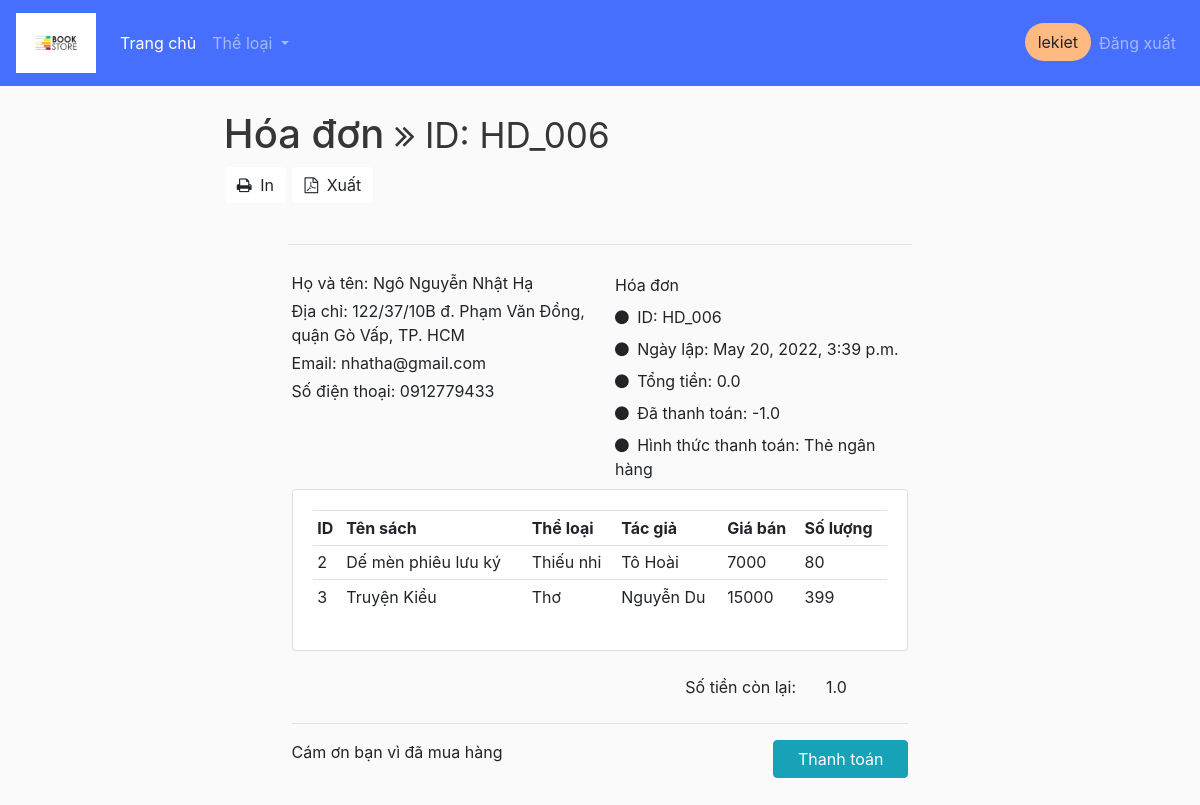
Page /review_invoice/HD_006/ (signed in) on the committed database.
### book/models.py (models this page shows, shortened)
class HoaDon(models.Model):
    class Meta:
        verbose_name_plural = 'Hóa đơn'
    pttt = (
            ('Thẻ ngân hàng', 'Thẻ ngân hàng'),
            ('Tiền mặt', 'Tiền mặt'),
            )
    id_HD = models.CharField('Mã hóa đơn', max_length=100, primary_key=True, default= 'HD_', editable=True)
    ngay_lap_HD = models.DateTimeField(null=True)
    tong_tien = models.FloatField(null=True, default=0, editable=True)
    nguoi_lap_HD = models.ForeignKey(Person, verbose_name='Nhân viên', null=True, blank=True, related_name="nhan_vien", on_delete=models.PROTECT)
    khach_hang = models.ForeignKey(Person, verbose_name='Khách hàng', null=True, blank=True, related_name="khach_hang", on_delete=models.PROTECT)
    phuong_thuc_thanh_toan = models.CharField('Phương thức thanh toán', max_length=100, null=False, choices=pttt)
    da_tra = models.FloatField(null=True, default=0, editable=True)

class Person(models.Model):
    class Meta:
        verbose_name_plural = 'Thành viên'
    id = models.CharField(max_length=100, primary_key=True, editable=True)
    ho_ten = models.CharField('Họ tên', max_length=100, null=True)
    ngay_sinh = models.DateField('Ngày sinh', null=True, editable=True)
    so_dien_thoai = models.CharField('Số điện thoại', max_length=13, null=True)
    dia_chi = models.CharField('Địa chỉ', max_length=1000, null=True)
    email = models.CharField('Email', max_length=50, null=True)
    profile_pic = models.ImageField(default="profile1.png", null=True, blank=True)
    user = models.OneToOneField(User, blank=True, null=True, on_delete=models.CASCADE) # a user can have 1 customer, a customer have a user
    @property
    def get_group_name(self):
        query_set = Group.objects.filter(user = self.user)
        if not query_set:
            query_set = ''
        else:
            query_set = query_set[0].name.capitalize()
        return query_set

class ChiTietHoaDon(models.Model): # 1 lần nhập 1 sách
    hoa_don = models.ForeignKey(HoaDon, verbose_name='Hóa đơn', on_delete=models.PROTECT)
    sach = models.ForeignKey(Sach, verbose_name='Sản phẩm', on_delete=models.PROTECT)
    so_luong = models.PositiveIntegerField(null=True, default=0, editable=True)
    class Meta:
        verbose_name_plural = 'Chi tiết hóa đơn'

class Sach(models.Model):
    ten_sach = models.CharField(max_length=100, null=True)
    ngay_nhap = models.DateField(null=True,default=timezone.now)
    so_luong = models.PositiveIntegerField(null=True)
    the_loai = models.CharField(max_length=100, null=True)
    tac_gia = models.CharField(max_length=100, null=True)
    don_gia = models.PositiveBigIntegerField(null=True)
    gia_ban = models.PositiveBigIntegerField(null=True)
    nha_xuat_ban = models.CharField(max_length=100, null=True)
    nam_xuat_ban = models.PositiveIntegerField(null=True)
    nguoi_nhap = models.ForeignKey(Person, null=True, on_delete=models.PROTECT)
    anh_sach = models.ImageField(default="static/placeholder.png",null=True, blank=True)
    mo_ta = models.TextField("Mô tả ngắn", max_length=1000, null=True, blank=True)
    class Meta: # vì django ko cho tạo PK 2 thuộc tính nên làm cách này
        unique_together = ('id', 'ngay_nhap',)
        verbose_name_plural = "Sách"

### book/views.py (the view)
# urls.py: path('review_invoice/<str:pk>/', views.reviewInvoice, name='review_invoice'),
@login_required(login_url='login')
def reviewInvoice(request, pk):
    invoice = HoaDon.objects.get(id_HD=pk)
    details = ChiTietHoaDon.objects.filter(hoa_don=invoice)
    remain = invoice.tong_tien - invoice.da_tra
    context = {'invoice': invoice, 'remain': remain, 'details': details}
    return render(request, 'book/invoice.html', context)

### book/templates/book/invoice.html (shortened to what this page needs)
{%  extends 'book/main.html' %}
{% block content %}
<link href="https://maxcdn.bootstrapcdn.com/font-awesome/4.7.0/css/font-awesome.min.css" rel="stylesheet" />
<div class="page-content container">
    <div class="page-header text-blue-d2">
        <h1 class="page-title text-secondary-d1">
            Hóa đơn
            <small class="page-info">
                <i class="fa fa-angle-double-right text-80"></i>
                ID: {{ invoice.id_HD }}
            </small>
        </h1>
        <div class="page-tools">
            <div class="action-buttons">
                <a class="btn bg-white btn-light mx-1px text-95" href="#" data-title="Print">
                    <i class="mr-1 fa fa-print text-primary-m1 text-120 w-2"></i>
                    In
                </a>
                <a class="btn bg-white btn-light mx-1px text-95" href="#" data-title="PDF">
                    <i class="mr-1 fa fa-file-pdf-o text-danger-m1 text-120 w-2"></i>
                    Xuất
                </a>
            </div>
        </div>
    </div>
    <div class="container px-0">
        <div class="row mt-4">
            <div class="col-12 col-lg-12">
                <hr class="row brc-default-l1 mx-n1 mb-4" />
                <div class="row">
                    <div class="col-sm-6">
                        <div>
                            <span class="text-sm text-grey-m2 align-middle">Họ và tên:</span>
                            <span class="text-600 text-110 text-blue align-middle">{{ invoice.khach_hang.ho_ten }}</span>
                        </div>
                        <div class="text-grey-m2">
                            <div class="my-1">
                                Địa chỉ: {{invoice.khach_hang.dia_chi}}
                            </div>
                            <div class="my-1">
                                Email: {{invoice.khach_hang.email}}
                            </div>
                            <div class="my-1">
                                Số điện thoại: {{invoice.khach_hang.so_dien_thoai}}
                            </div>
                        </div>
                    </div>
                    <div class="text-95 col-sm-6 align-self-start d-sm-flex justify-content-end">
                        <div class="text-grey-m2">
                            <div class="mt-1 mb-2 text-secondary-m1 text-600 text-125">
                                Hóa đơn
                            </div>
                            <div class="my-2"><i class="fa fa-circle text-blue-m2 text-xs mr-1"></i> <span class="text-600 text-90">ID:</span> {{invoice.id_HD}}</div>
                            <div class="my-2"><i class="fa fa-circle text-blue-m2 text-xs mr-1"></i> <span class="text-600 text-90">Ngày lập:</span> {{invoice.ngay_lap_HD}}</div>
                            <div class="my-2"><i class="fa fa-circle text-blue-m2 text-xs mr-1"></i> <span class="text-600 text-90">Tổng tiền:</span> {{invoice.tong_tien}}</div>
                            <div class="my-2"><i class="fa fa-circle text-blue-m2 text-xs mr-1"></i> <span class="text-600 text-90">Đã thanh toán:</span> {{invoice.da_tra}}</div>
                            <div class="my-2"><i class="fa fa-circle text-blue-m2 text-xs mr-1"></i> <span class="text-600 text-90">Hình thức thanh toán:</span> {{invoice.phuong_thuc_thanh_toan}}</div>
                        </div>
                    </div>
                </div>
                    <div class="row">
                        <div class="col-md">
                            <div class="card card-body">
                                <table class="table table-sm">
                                    <tr>
                                        <th>ID</th>
                                        <th>Tên sách</th>
                                        <th>Thể loại</th>
                                        <th>Tác giả</th>
                                        <th>Giá bán</th>
                                        <th>Số lượng</th>
                                    </tr>
                                    {% for detail in details %}
                                    <tr>
                                        <td>{{detail.sach.id}}</td>
                                        <td>{{detail.sach.ten_sach}}</td>
                                        <td>{{detail.sach.the_loai}}</td>
                                        <td>{{detail.sach.tac_gia}}</td>
                                        <td>{{detail.sach.gia_ban}}</td>
                                        <td>{{detail.sach.so_luong}}</td>
                                    </tr>
                                    {% endfor %}
                                </table>
                            </div>
                        </div>
                    </div>
                    <div class="row mt-3">
                        <div class="col-12 col-sm-7 text-grey-d2 text-95 mt-2 mt-lg-0">
                        </div>
                        <div class="col-12 col-sm-5 text-grey text-90 order-first order-sm-last">
                            <div class="row my-2">
                                <div class="col-7 text-right">
                                    Số tiền còn lại:
                                </div>
                                <div class="col-5">
                                    <span class="text-120 text-secondary-d1">{{remain}}</span>
                                </div>
                            </div>
                        </div>
                    </div>
                    <hr />
                    <div>
                        <span class="text-secondary-d1 text-105">Cám ơn bạn vì đã mua hàng</span>
                        <a href="#" class="btn btn-info btn-bold px-4 float-right mt-3 mt-lg-0">Thanh toán</a>
                    </div>
                </div>
            </div>
        </div>
    </div>
</div>
{% endblock %}

### book/templates/book/navbar.html (shortened to what this page needs)
{% load static %}
<nav class="navbar navbar-expand-sm navbar-dark" style="background-color: rgba(40, 88, 255, 0.85);">
  <a class="navbar-brand" href="{% url 'home' %}">
    <img src="{% static 'images/logons.png' %}" alt="logo" height="60px">
  </a>
  <div class="collapse navbar-collapse" id="navbarSupportedContent">
    <ul class="navbar-nav mr-auto">
      <li class="nav-item active">
        <a class="nav-link" href="{% url 'home' %}">Trang chủ <span class="sr-only">(current)</span></a>
      </li>
      <li class="nav-item dropdown">
        <a class="nav-link dropdown-toggle" href="#" id="navbarDropdown" role="button" data-toggle="dropdown" aria-haspopup="true" aria-expanded="false">
          Thể loại
        </a>
      </li>
    </ul>
    <div class="form-inline my-2 my-lg-0">
      <ul class="navbar-nav">
        {% if user.is_authenticated %}
        <li class="nav-item">
          <a class="btn" style="background-color: #FFBA81; border-radius: 40px;" href="/customer_info/">{{request.user.person.get_group_name}} {{request.user}}</a>
        </li>
        <li class="nav-item">
          <a class="nav-link" href="{% url 'logout' %}">Đăng xuất</a>
        </li>
        {% endif %}
    </ul>
    </div>
  </div>
</nav>

### static/css/book_main.css (style rules this page uses)
.container { max-width: 82% !important; }
body { background-color: hsl(0, 0%, 98%); }
h1,h2,h3,h4,h5,h6 { color:hsl(0, 0%, 21%); }

### rows in the picture
HoaDon: id_HD "HD_006", khach_hang.ho_ten "Ngô Nguyễn Nhật Hạ", khach_hang.dia_chi "122/37/10B đ. Phạm Văn Đồng, quận Gò Vấp, TP. HCM", khach_hang.email "nhatha@gmail.com", khach_hang.so_dien_thoai "0912779433", ngay_lap_HD "May 20, 2022, 3:39 p.m.", tong_tien "0.0", da_tra "-1.0", phuong_thuc_thanh_toan "Thẻ ngân hàng"
ChiTietHoaDon: sach.id "2", sach.ten_sach "Dế mèn phiêu lưu ký", sach.the_loai "Thiếu nhi", sach.tac_gia "Tô Hoài", sach.gia_ban "7000", sach.so_luong "80"
ChiTietHoaDon: sach.id "3", sach.ten_sach "Truyện Kiều", sach.the_loai "Thơ", sach.tac_gia "Nguyễn Du", sach.gia_ban "15000", sach.so_luong "399"

### other values in the picture
{{ request.user }} "lekiet"
{{ remain }} "1.0"
